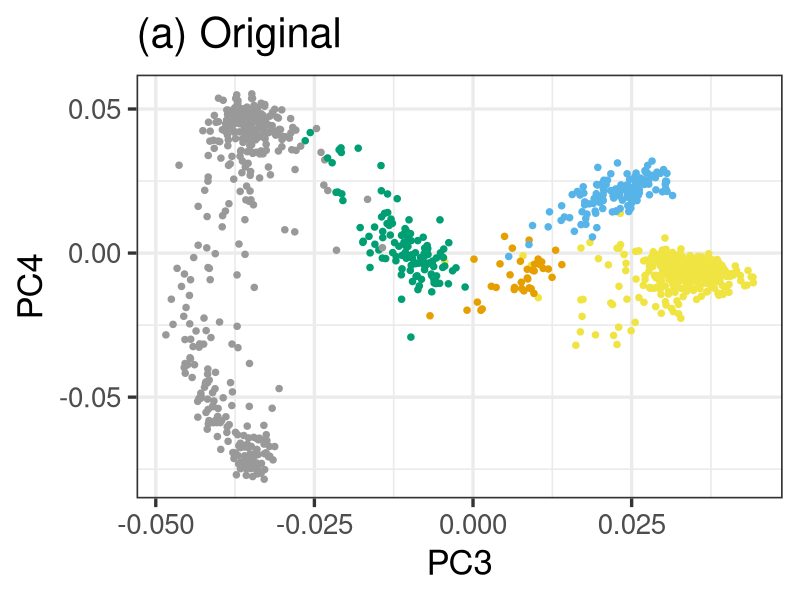
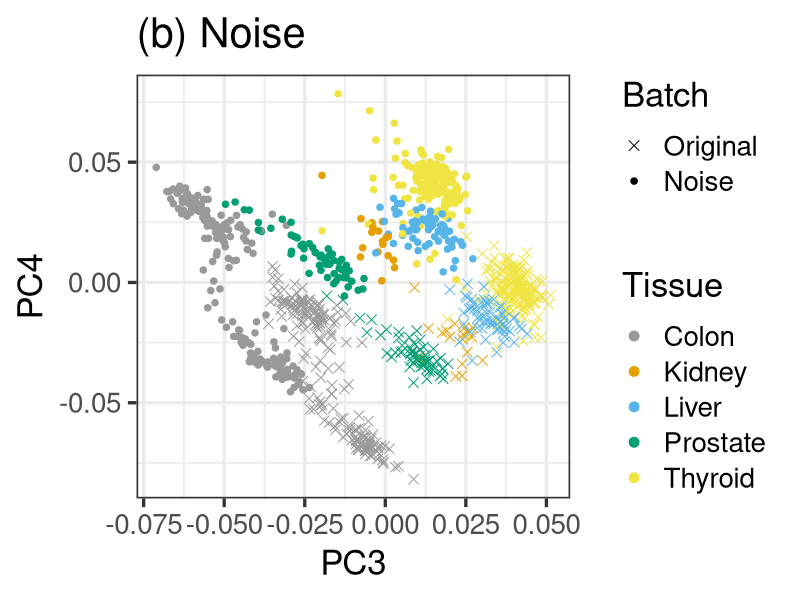
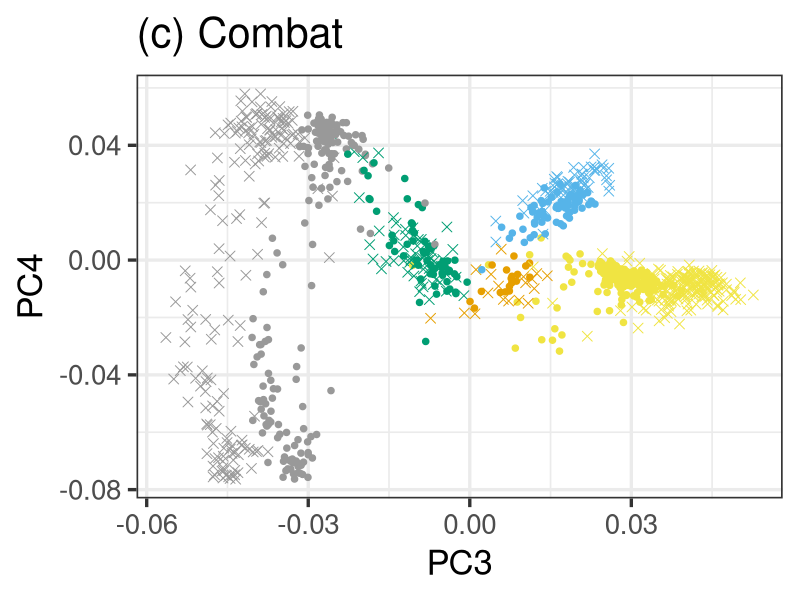
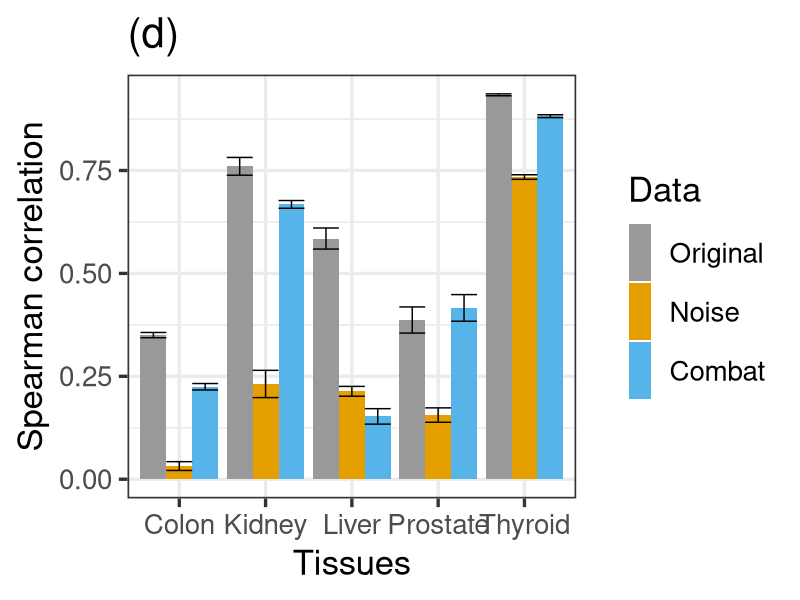
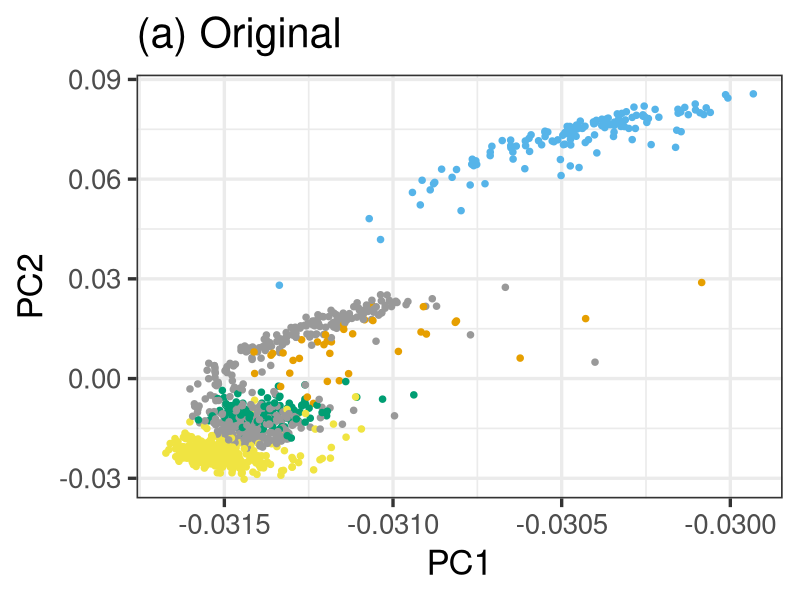
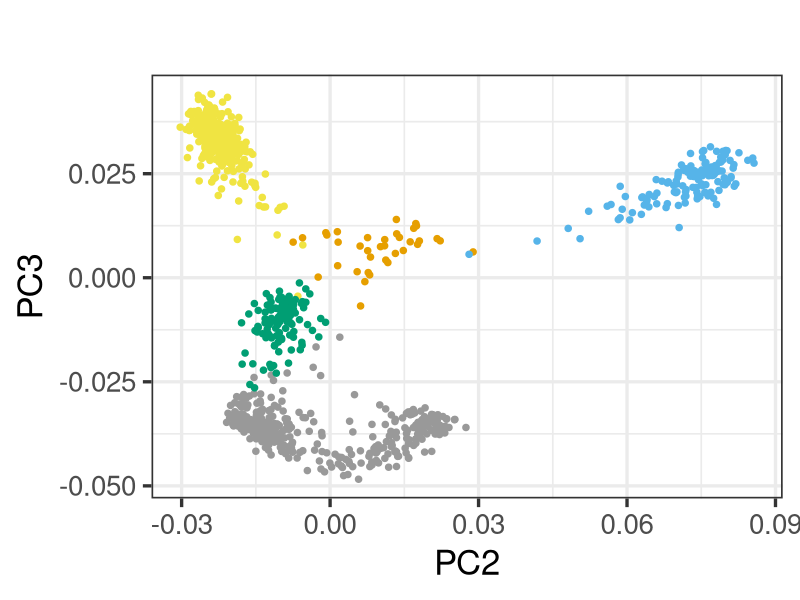
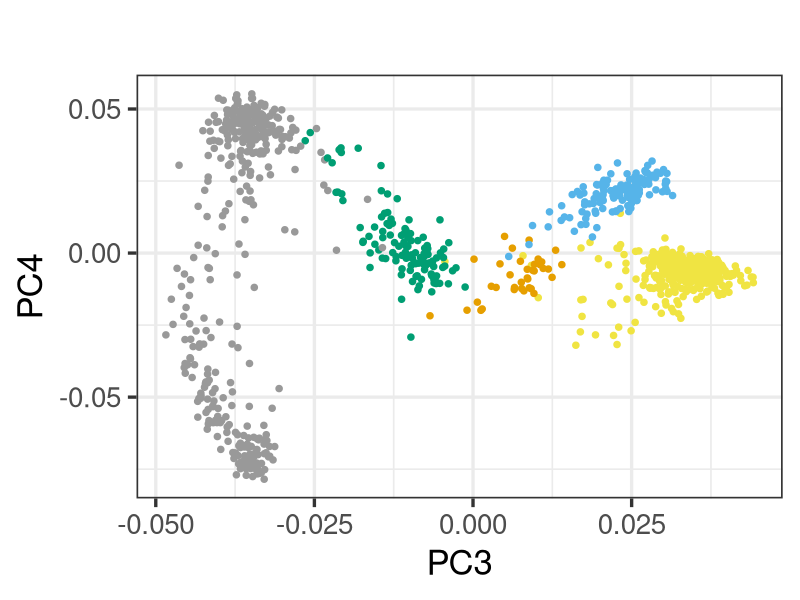
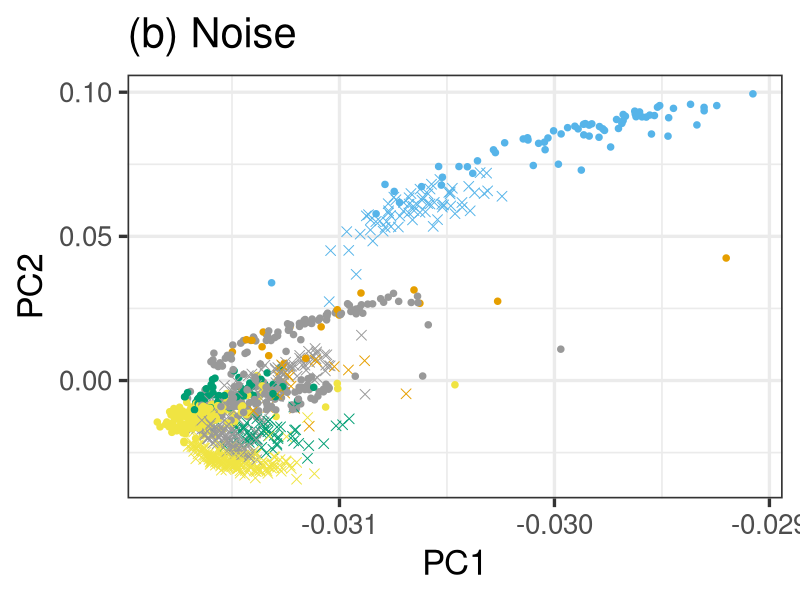

Recreate these plots in R, in order.
library(ggplot2)
library(gridExtra)

ggplotDataCombined<-read.table("Data/ggplotData_Noise_Experiment.txt",header=T)
ggplotDataCombined.Spearman<-ggplotDataCombined[which(ggplotDataCombined$expr.distance=="Spearman"),]
ggplotDataCombined.Spearman$status<-factor(ggplotDataCombined.Spearman$status,levels=c("Original","Noise","Combat"))
ggplotDataCombinedFig3a<-ggplotDataCombined.Spearman[which(ggplotDataCombined.Spearman$similarity.measure=="Spearman"),]
ggplotDataCombinedFig3a<-ggplotDataCombinedFig3a[which(ggplotDataCombinedFig3a$ontology=="Cosine"),]
ggplotDataNoLog<-read.table("Data/ggplotDataNoLog.txt",header=T,sep="\t",stringsAsFactors = F)
ggplotDataNoLog<-ggplotDataNoLog[which(ggplotDataNoLog$expr.distance=="Spearman"),]
fontsize=25
##############
###Figure 4###
##############
pcaOriginal<-read.table("Data/PCA_Original.txt",header=T)
pcaNoise<-read.table("Data/PCA_Noise.txt",header=T)
pcaNoise$Batch<-factor(pcaNoise$Batch,levels=c("Original","Noise"))
pcaCombat<-read.table("Data/PCA_Combat.txt",header=T)
pcaCombat$Batch<-factor(pcaCombat$Batch,levels=c("Original","Noise"))
cbPalette <- c("#999999", "#E69F00", "#56B4E9", "#009E73", "#F0E442")
pcaPlot34.Original<-ggplot2::ggplot(data=pcaOriginal,aes(x=PC3,y=PC4,color=tissueType_2,shape=Batch))+
  geom_point(size=3)+
  theme_bw(fontsize)+
  labs(color="Tissue")+
  ggtitle("(a) Original")+
  theme(legend.position="none")+
  scale_colour_manual(values=cbPalette)+
  scale_shape_manual(values=c(20,20))

pcaPlot34.Original

pcaPlot34.noise<-ggplot2::ggplot(data=pcaNoise,aes(x=PC3,y=PC4,color=tissueType_2,shape=Batch))+
  geom_point(size=3)+
  theme_bw(fontsize)+
  labs(color="Tissue")+
  ggtitle("(b) Noise")+
  scale_colour_manual(values=cbPalette)+
  theme(legend.key.height = unit(0.9,"cm"))+
  scale_shape_manual(values=c(4,20))
pcaPlot34.noise

pcaPlot34.combat<-ggplot2::ggplot(data=pcaCombat,aes(x=PC3,y=PC4,color=tissueType_2,shape=Batch))+
  geom_point(size=3)+
  theme_bw(fontsize)+
  labs(color="Tissue")+
  ggtitle("(c) Combat")+
  labs(shape="Data")+
  theme(legend.position="none")+
  scale_colour_manual(values=cbPalette)+
  scale_shape_manual(values=c(4,20))
pcaPlot34.combat

Fig4d<-ggplot2::ggplot(ggplotDataCombinedFig3a,aes(x=tissues,y=correlation,fill=status))+
  geom_bar(stat="summary",position="dodge",fun.y = "mean")+
  stat_summary(fun.data = mean_se, geom = "errorbar",position="dodge",aes(group=status))+
  theme_bw(fontsize)+
  xlab("Tissues")+
  ylab("Spearman correlation")+
  labs(fill="Data")+
  theme(legend.key.height = unit(1.5,"cm"))+ggtitle("(d)")+
  scale_fill_manual(values=cbPalette)
Fig4d

pdf("Figure4.pdf",height=12,width=18)
grid.arrange(pcaPlot34.noise,pcaPlot34.combat,Fig4d,pcaPlot34.Original,
             layout_matrix=cbind(c(4,2),
                                 c(4,2),
                                 c(4,2),
                                 c(4,2),
                                 c(4,2),
                                 c(1,3),
                                 c(1,3),
                                 c(1,3),
                                 c(1,3),
                                 c(1,3),
                                 c(1,3)))
dev.off()

svg("Figure4.svg",height=12,width=18)
grid.arrange(pcaPlot34.noise,pcaPlot34.combat,Fig4d,pcaPlot34.Original,
             layout_matrix=cbind(c(4,2),
                                 c(4,2),
                                 c(4,2),
                                 c(4,2),
                                 c(4,2),
                                 c(1,3),
                                 c(1,3),
                                 c(1,3),
                                 c(1,3),
                                 c(1,3),
                                 c(1,3)))
dev.off()



blank<-ggplot2::ggplot()+geom_blank()+theme_void()



####################################
###Supplementary Figs for Figure 4###
####################################
SupFig4_Bar<-ggplot2::ggplot(ggplotDataCombined.Spearman,aes(x=tissues,y=correlation,fill=status))+
  geom_boxplot()+
  facet_grid(ontology ~similarity.measure)+
  theme_bw(fontsize)+
  xlab("Tissues")+
  ylab("Correlation")+
  labs(fill="Data")+
  theme(legend.key.height = unit(1.5,"cm"))+
  scale_fill_manual(values=cbPalette)

pdf("Sup_Fig_4_a.pdf",width=16,height=10)
SupFig4_Bar
dev.off()

svg("Sup_Fig_4_a.svg",width=16,height=10)
SupFig4_Bar
dev.off()


pcaPlot12.original<-ggplot2::ggplot(data=pcaOriginal,aes(x=PC1,y=PC2,color=tissueType_2,shape=Batch))+
  geom_point(size=3)+
  theme_bw(fontsize)+
  theme(legend.position = "none")+
  ggtitle("(a) Original")+
  scale_colour_manual(values=cbPalette)+
  scale_shape_manual(values=c(20,20))
pcaPlot12.original

pcaPlot23.original<-ggplot2::ggplot(data=pcaOriginal,aes(x=PC2,y=PC3,color=tissueType_2,shape=Batch))+
  geom_point(size=3)+
  theme_bw(fontsize)+
  theme(legend.position = "none")+
  ggtitle(" ")+
  scale_colour_manual(values=cbPalette)+
  scale_shape_manual(values=c(20,20))
pcaPlot23.original

pcaPlot34.original<-ggplot2::ggplot(data=pcaOriginal,aes(x=PC3,y=PC4,color=tissueType_2,shape=Batch))+
  geom_point(size=3)+
  theme_bw(fontsize)+
  labs(color="Tissue")+
  ggtitle(" ")+
  theme(legend.position = "none")+
  scale_colour_manual(values=cbPalette)+
  scale_shape_manual(values=c(20,20))
pcaPlot34.original

pcaPlot12.noise<-ggplot2::ggplot(data=pcaNoise,aes(x=PC1,y=PC2,color=tissueType_2,shape=Batch))+
  geom_point(size=3)+
  theme_bw(fontsize)+
  theme(legend.position = "none")+
  ggtitle("(b) Noise ")+
  scale_colour_manual(values=cbPalette)+
  scale_shape_manual(values=c(4,20))
pcaPlot12.noise

pcaPlot23.noise<-ggplot2::ggplot(data=pcaNoise,aes(x=PC2,y=PC3,color=tissueType_2,shape=Batch))+
  geom_point(size=3)+
  theme_bw(fontsize)+
  theme(legend.position = "none")+
  ggtitle(" ")+
  scale_colour_manual(values=cbPalette)+
  scale_shape_manual(values=c(4,20))
pcaPlot23.noise

pcaPlot34.noise<-ggplot2::ggplot(data=pcaNoise,aes(x=PC3,y=PC4,color=tissueType_2,shape=Batch))+
  geom_point(size=3)+
  theme_bw(fontsize)+
  labs(color="Tissue")+
  ggtitle(" ")+
  theme(legend.position = "right")+
  theme(legend.key.height = unit(1.8,"cm"))+
  scale_colour_manual(values=cbPalette)+
  scale_shape_manual(values=c(4,20))
pcaPlot34.noise

pcaPlot12.combat<-ggplot2::ggplot(data=pcaCombat,aes(x=PC1,y=PC2,color=tissueType_2,shape=Batch))+
  geom_point(size=3)+
  theme_bw(fontsize)+
  theme(legend.position = "none")+
  ggtitle("(c) Combat")+
  scale_colour_manual(values=cbPalette)+
  scale_shape_manual(values=c(4,20))
pcaPlot12.combat

pcaPlot23.combat<-ggplot2::ggplot(data=pcaCombat,aes(x=PC2,y=PC3,color=tissueType_2,shape=Batch))+
  geom_point(size=3)+
  theme_bw(fontsize)+
  theme(legend.position = "none")+
  ggtitle(" ")+
  scale_colour_manual(values=cbPalette)+
  scale_shape_manual(values=c(4,20))
pcaPlot23.combat

pcaPlot34.combat<-ggplot2::ggplot(data=pcaCombat,aes(x=PC3,y=PC4,color=tissueType_2,shape=Batch))+
  geom_point(size=3)+
  theme_bw(fontsize)+
  labs(color="Tissue")+
  ggtitle(" ")+
  theme(legend.position = "none")+
  scale_colour_manual(values=cbPalette)+
  scale_shape_manual(values=c(4,20))
pcaPlot34.combat


blank<-ggplot2::ggplot()+geom_blank()+theme_void()

pdf("Sup_Fig_4_b.pdf",width=24,height=24)
grid.arrange(pcaPlot12.original,pcaPlot23.original,pcaPlot34.original,
             pcaPlot12.noise,pcaPlot23.noise,pcaPlot34.noise,
             pcaPlot12.combat,pcaPlot23.combat,pcaPlot34.combat,blank,blank,
             layout_matrix=cbind(c(1,4,7),
                                 c(1,4,7),
                                 c(1,4,7),
                                 c(1,4,7),
                                 c(2,5,8),
                                 c(2,5,8),
                                 c(2,5,8),
                                 c(2,5,8),
                                 c(3,6,9),
                                 c(3,6,9),
                                 c(3,6,9),
                                 c(3,6,9),c(10,6,11)))
dev.off()


svg("Sup_Fig_4_b.svg",width=24,height=24)
grid.arrange(pcaPlot12.original,pcaPlot23.original,pcaPlot34.original,
             pcaPlot12.noise,pcaPlot23.noise,pcaPlot34.noise,
             pcaPlot12.combat,pcaPlot23.combat,pcaPlot34.combat,blank,blank,
             layout_matrix=cbind(c(1,4,7),
                                 c(1,4,7),
                                 c(1,4,7),
                                 c(1,4,7),
                                 c(2,5,8),
                                 c(2,5,8),
                                 c(2,5,8),
                                 c(2,5,8),
                                 c(3,6,9),
                                 c(3,6,9),
                                 c(3,6,9),
                                 c(3,6,9),c(10,6,11)))
dev.off()


svg("Sup_Fig_GTEX_Logarithm.svg",width=16,height=9)
ggplot2::ggplot(ggplotDataNoLog,aes(x=tissues,y=correlation,fill=status))+
  geom_boxplot()+
  facet_grid(ontology ~similarity.measure)+
  theme_bw(fontsize)+
  xlab("Tissues")+
  ylab("Correlation")+
  labs(fill="Data")+
  theme(legend.key.height = unit(1.5,"cm"))+
  scale_fill_manual(values=cbPalette)
dev.off()


pdf("Sup_Fig_GTEX_Logarithm.pdf",width=16,height=9)
ggplot2::ggplot(ggplotDataNoLog,aes(x=tissues,y=correlation,fill=status))+
  geom_boxplot()+
  facet_grid(ontology ~similarity.measure)+
  theme_bw(fontsize)+
  xlab("Tissues")+
  ylab("Correlation")+
  labs(fill="Data")+
  theme(legend.key.height = unit(1.5,"cm"))+
  scale_fill_manual(values=cbPalette)
dev.off()
